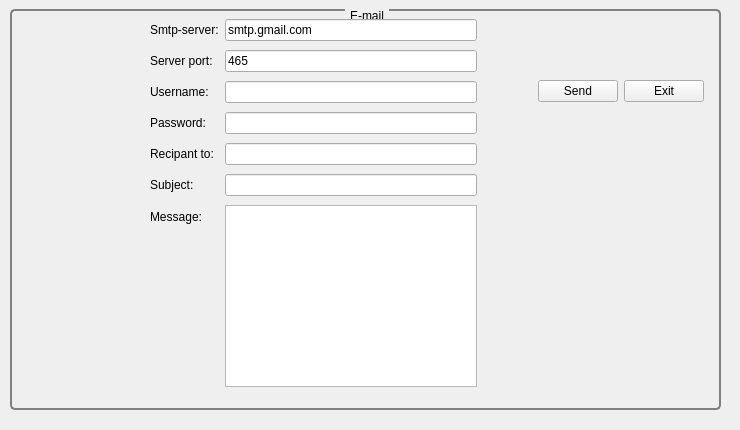
     <widget class="QWidget" name="tab_13">
      <attribute name="title">
       <string>envoyer un email</string>
      </attribute>
      <widget class="QGroupBox" name="groupBox_7">
       <property name="geometry">
        <rect>
         <x>10</x>
         <y>9</y>
         <width>711</width>
         <height>401</height>
        </rect>
       </property>
       <property name="styleSheet">
        <string notr="true">QGroupBox {
    background-color: qlineargradient(x1: 0, y1: 0, x2: 0, y2: 1,
                                      stop: 0 #E0E0E0, stop: 1 #FFFFFF);
    border: 2px solid gray;
    border-radius: 5px;
    margin-top: 1ex; /* leave space at the top for the title */
}

QGroupBox::title {
    subcontrol-origin: margin;
    subcontrol-position: top center; /* position at the top center */
    padding: 0 3px;
    background-color: qlineargradient(x1: 0, y1: 0, x2: 0, y2: 1,
                                      stop: 0 #FF0ECE, stop: 1 #FFFFFF);
}</string>
       </property>
       <property name="title">
        <string>E-mail</string>
       </property>
       <widget class="QWidget" name="layoutWidget_2">
        <property name="geometry">
         <rect>
          <x>490</x>
          <y>70</y>
          <width>204</width>
          <height>25</height>
         </rect>
        </property>
        <layout class="QHBoxLayout" name="horizontalLayout">
         <item>
          <spacer name="horizontalSpacer">
           <property name="orientation">
            <enum>Qt::Horizontal</enum>
           </property>
           <property name="sizeHint" stdset="0">
            <size>
             <width>40</width>
             <height>20</height>
            </size>
           </property>
          </spacer>
         </item>
         <item>
          <widget class="QPushButton" name="sendBtn">
           <property name="text">
            <string>Send</string>
           </property>
          </widget>
         </item>
         <item>
          <widget class="QPushButton" name="exitBtn">
           <property name="text">
            <string>Exit</string>
           </property>
          </widget>
         </item>
        </layout>
       </widget>
       <widget class="QWidget" name="layoutWidget">
        <property name="geometry">
         <rect>
          <x>140</x>
          <y>10</y>
          <width>327</width>
          <height>368</height>
         </rect>
        </property>
        <layout class="QFormLayout" name="formLayout">
         <property name="fieldGrowthPolicy">
          <enum>QFormLayout::ExpandingFieldsGrow</enum>
         </property>
         <property name="rowWrapPolicy">
          <enum>QFormLayout::WrapLongRows</enum>
         </property>
         <property name="verticalSpacing">
          <number>9</number>
         </property>
         <item row="1" column="0">
          <widget class="QLabel" name="label_23">
           <property name="text">
            <string>Server port:</string>
           </property>
          </widget>
         </item>
         <item row="2" column="0">
          <widget class="QLabel" name="label_24">
           <property name="text">
            <string>Username:</string>
           </property>
          </widget>
         </item>
         <item row="3" column="0">
          <widget class="QLabel" name="label_25">
           <property name="text">
            <string>Password:</string>
           </property>
          </widget>
         </item>
         <item row="4" column="0">
          <widget class="QLabel" name="label_26">
           <property name="text">
            <string>Recipant to:</string>
           </property>
          </widget>
         </item>
         <item row="5" column="0">
          <widget class="QLabel" name="label_27">
           <property name="text">
            <string>Subject:</string>
           </property>
          </widget>
         </item>
         <item row="6" column="0">
          <widget class="QLabel" name="label_28">
           <property name="text">
            <string>Message:</string>
           </property>
          </widget>
         </item>
         <item row="0" column="1">
          <widget class="QLineEdit" name="server">
           <property name="text">
            <string>smtp.gmail.com</string>
           </property>
          </widget>
         </item>
         <item row="1" column="1">
          <widget class="QLineEdit" name="port">
           <property name="text">
            <string>465</string>
           </property>
          </widget>
         </item>
         <item row="2" column="1">
          <widget class="QLineEdit" name="uname"/>
         </item>
         <item row="3" column="1">
          <widget class="QLineEdit" name="paswd">
           <property name="inputMask">
            <string/>
           </property>
           <property name="echoMode">
            <enum>QLineEdit::Password</enum>
           </property>
          </widget>
         </item>
         <item row="4" column="1">
          <widget class="QLineEdit" name="rcpt"/>
         </item>
         <item row="5" column="1">
          <widget class="QLineEdit" name="subject"/>
         </item>
         <item row="6" column="1">
          <widget class="QPlainTextEdit" name="msg"/>
         </item>
         <item row="0" column="0">
          <widget class="QLabel" name="label_22">
           <property name="text">
            <string>Smtp-server:</string>
           </property>
          </widget>
         </item>
        </layout>
       </widget>
      </widget>
      <widget class="QLabel" name="label_39">
       <property name="geometry">
        <rect>
         <x>0</x>
         <y>0</y>
         <width>731</width>
         <height>421</height>
        </rect>
       </property>
       <property name="text">
        <string/>
       </property>
       <property name="pixmap">
        <pixmap>../../Downloads/78634496_719301035223392_5189077133661569024_n.jpg</pixmap>
       </property>
      </widget>
      <zorder>label_39</zorder>
      <zorder>groupBox_7</zorder>
     </widget>
